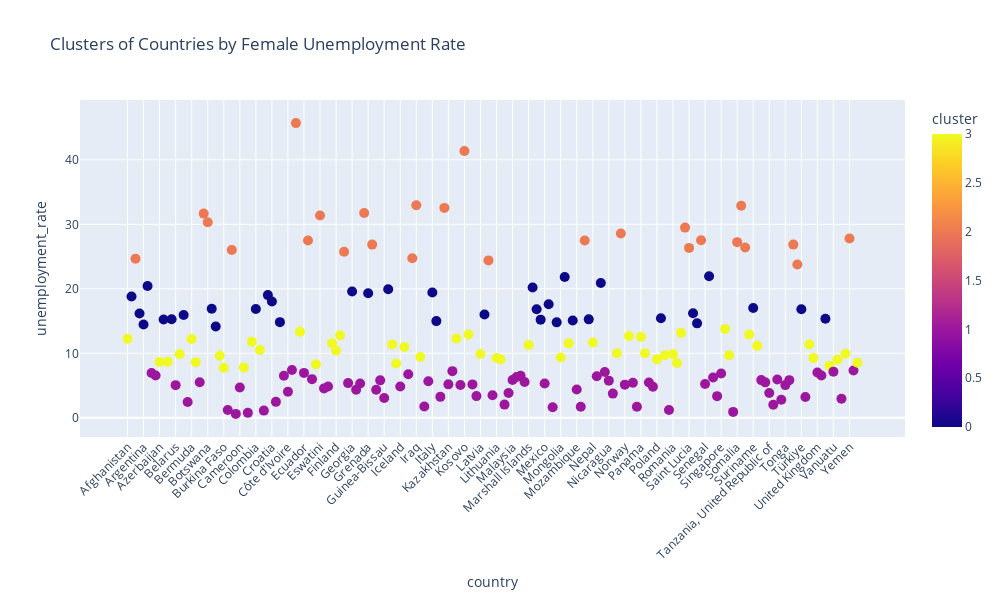

Source (notebook cell):
### Code cell
import plotly.express as px

fig = px.scatter(cluster_data, x='country', y='unemployment_rate',
                 color='cluster', hover_name='country',
                 title="Clusters of Countries by Female Unemployment Rate")

fig.update_layout(width=1000, height=600)
fig.update_traces(marker=dict(size=10))
fig.update_layout(xaxis_tickangle=-45)
fig.update_layout(showlegend=True)

fig.update_layout(legend=dict(
    yanchor="bottom",
    y=0.99,
    xanchor="left",
    x=0.99
))

# Show the updated plot
fig.show()

### Figure 1 — Plotly figure (JSON) as saved in the notebook; plotly's stock layout.template omitted (floating-point values rounded to 4 significant figures; data arrays with more than 128 entries replaced by an {"elided": "..."} marker saying what was removed)
{"data": [{"hovertemplate": "<b>%{hovertext}</b><br><br>country=%{x}<br>unemployment_rate=%{y}<br>cluster=%{marker.color}<extra></extra>", "hovertext": {"elided": "183 str values"}, "legendgroup": "", "marker": {"color": {"elided": "183 int values"}, "coloraxis": "coloraxis", "size": 10, "symbol": "circle"}, "mode": "markers", "name": "", "orientation": "v", "showlegend": false, "type": "scatter", "x": {"elided": "183 str values"}, "xaxis": "x", "y": {"elided": "183 float values"}, "yaxis": "y"}], "layout": {"coloraxis": {"colorbar": {"title": {"text": "cluster"}}, "colorscale": [[0, "#0d0887"], [0.1111, "#46039f"], [0.2222, "#7201a8"], [0.3333, "#9c179e"], [0.4444, "#bd3786"], [0.5556, "#d8576b"], [0.6667, "#ed7953"], [0.7778, "#fb9f3a"], [0.8889, "#fdca26"], [1, "#f0f921"]]}, "height": 600, "legend": {"tracegroupgap": 0, "x": 0.99, "xanchor": "left", "y": 0.99, "yanchor": "bottom"}, "showlegend": true, "title": {"text": "Clusters of Countries by Female Unemployment Rate"}, "width": 1000, "xaxis": {"anchor": "y", "domain": [0, 1], "tickangle": -45, "title": {"text": "country"}}, "yaxis": {"anchor": "x", "domain": [0, 1], "title": {"text": "unemployment_rate"}}}}
